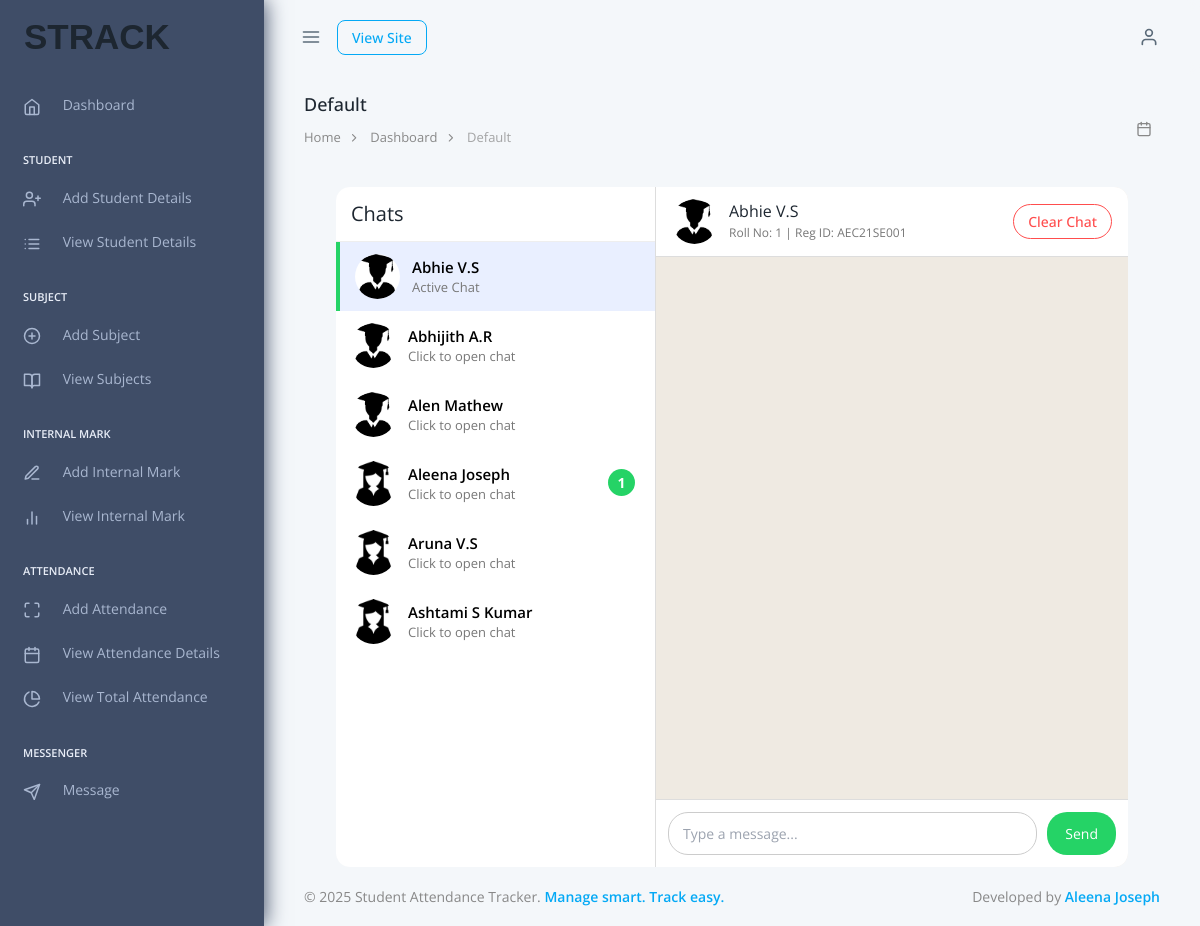
Page /Chatbotpage/5/ on the committed database.
### TeacherApp/models.py (models this page shows, shortened)
class Studentdb(models.Model):
    Student_name = models.CharField(max_length=30, null=True, blank=True)
    Student_rollno = models.IntegerField(null=True, blank=True)
    Student_regid = models.CharField(max_length=30, null=True, blank=True)
    Student_batch = models.CharField(max_length=30, null=True, blank=True)
    Student_sem = models.CharField(max_length=30, null=True, blank=True)
    Student_duration = models.CharField(max_length=30, null=True, blank=True)
    Student_email = models.EmailField(null=True, blank=True)
    Student_phone = models.IntegerField(null=True, blank=True)
    Student_prof = models.ImageField(upload_to="Student Profile Image", null=True, blank=True)
    Student_password = models.CharField(max_length=10, null=True, blank=True)
    Student_confirm = models.CharField(max_length=10, null=True, blank=True)
    class Meta:
        ordering=['Student_rollno']

### TeacherApp/views.py (the view)
# urls.py: path('Chatbotpage/<int:student_id>/', views.Chatbotpage, name="Chatbotpage"),
def Chatbotpage(request, student_id):
    students = Studentdb.objects.all()
    unread_map = {
        item["student"]: item["count"]
        for item in ChatMessage.objects.filter(
            sender="student"
        ).exclude(read_status="read")
        .values("student")
        .annotate(count=Count("id"))
    }
    current_student = Studentdb.objects.get(id=student_id)
    context = {
        "students": students,
        "current_student": current_student,
        "unread_map": unread_map,
    }
    return render(request, "Chatbot.html", context)

### TeacherApp/templatetags/chat_extras.py (called while the page is built)
@register.filter
def get_item(dictionary, key):
    return dictionary.get(key)

### TeacherApp/templates/Chatbot.html (shortened to what this page needs)
{% extends 'index.html' %}
{% load static %}
{% load chat_extras %}
{% block content %}
<link rel="stylesheet" href="{% static 'chatbot/whatsapp.css' %}">
<div class="messenger-wrapper">
    <div class="chat-list">
        <div class="chat-list-header">
            <h4>Chats</h4>
        </div>
        {% for s in students %}
        <a href="{% url 'Chatbotpage' s.id %}"
           class="chat-list-item {% if s.id == current_student.id %}active{% endif %}">
            {% if s.Student_prof %}
                <img src="{{ s.Student_prof.url }}" class="avatar">
            {% else %}
                <img src="{% static 'teacheradmin/assets/images/user/avatar-1.jpg' %}" class="avatar">
            {% endif %}
            <div class="list-info">
                <div class="student-name">{{ s.Student_name }}</div>
                <div class="preview">
                    {% if s.id == current_student.id %}
                        Active Chat
                    {% else %}
                        Click to open chat
                    {% endif %}
                </div>
            </div>
            {% if unread_map|get_item:s.id and s.id != current_student.id %}
                <span class="unread-badge" style="margin:10px;">
                    {{ unread_map|get_item:s.id }}
                </span>
            {% endif %}
        </a>
        {% endfor %}
    </div>
    <div class="chat-window">
        <div class="chat-header">
            {% if current_student.Student_prof %}
                <img src="{{ current_student.Student_prof.url }}" class="avatar">
            {% else %}
                <img src="{% static 'teacheradmin/assets/images/user/avatar-1.jpg' %}" class="avatar">
            {% endif %}
            <div class="header-info">
                <h4>{{ current_student.Student_name }}</h4>
                <small>
                    Roll No: {{ current_student.Student_rollno }} |
                    Reg ID: {{ current_student.Student_regid }}
                </small>
            </div>
            <button id="clearChatBtn"
                    onclick="return confirm('Clear this chat?')"
                    class="clear-btn btn btn-outline-danger" >
                Clear Chat
            </button>
        </div>
        <div id="chat-body" class="chat-body"></div>
        <div class="chat-input">
            <input id="messageBox" placeholder="Type a message...">
            <button id="sendBtn">Send</button>
        </div>
    </div>
</div>
{% endblock %}

### TeacherApp/templates/index.html (shortened to what this page needs)
<!doctype html>
{% load static %}
<html lang="en" data-pc-preset="preset-1" data-pc-sidebar-caption="true" data-pc-direction="ltr" dir="ltr"
      data-pc-theme="light">
<head>
    <link rel="stylesheet" href="{% static 'teacheradmin/assets/fonts/phosphor/duotone/style.css' %}"/>
    <link rel="stylesheet" href="{% static 'teacheradmin/assets/fonts/tabler-icons.min.css' %}"/>
    <link rel="stylesheet" href="{% static 'teacheradmin/assets/fonts/feather.css' %}"/>
    <link rel="stylesheet" href="{% static 'teacheradmin/assets/fonts/fontawesome.css' %}"/>
    <link rel="stylesheet" href="{% static 'teacheradmin/assets/fonts/material.css' %}"/>
    <link rel="stylesheet" href="{% static 'teacheradmin/assets/css/style.css' %}" id="main-style-link"/>
</head>
<body>
<nav class="pc-sidebar">
    <div class="navbar-wrapper">
        <div class="m-header flex items-center py-4 px-6 h-header-height">
            <a href="{% url 'Indexpage' %}" class="b-brand flex items-center gap-3">
                <h1 style="font-size:35px; font-weight:bold; font-family:Arial;">STRACK</h1>
            </a>
        </div>
        <div class="navbar-content h-[calc(100vh_-_74px)] py-2.5">
            <ul class="pc-navbar">
                <li class="pc-item">
                    <a href="{% url 'Indexpage' %}" class="pc-link">
                            <span class="pc-micon">
                                <i data-feather="home"></i>
                            </span>
                        <span class="pc-mtext">Dashboard</span>
                    </a>
                </li>
                <li class="pc-item pc-caption">
                    <label>Student</label>
                </li>
                <li class="pc-item">
                    <a href="{% url 'Addstudentpage' %}" class="pc-link">
                        <span class="pc-micon"><i data-feather="user-plus"></i></span>
                        <span class="pc-mtext">Add Student Details</span>
                    </a>
                </li>
                <li class="pc-item">
                    <a href="{% url 'DisplaystudentPage' %}" class="pc-link">
                        <span class="pc-micon"><i data-feather="list"></i></span>
                        <span class="pc-mtext">View Student Details</span>
                    </a>
                </li>
                <li class="pc-item pc-caption">
                    <label>Subject</label>
                </li>
                <li class="pc-item">
                    <a href="{% url 'AddsubjectPage' %}" class="pc-link">
                        <span class="pc-micon"><i data-feather="plus-circle"></i></span>
                        <span class="pc-mtext">Add Subject</span>
                    </a>
                </li>
                <li class="pc-item">
                    <a href="{% url 'DisplaysubjectPage' %}" class="pc-link">
                        <span class="pc-micon"><i data-feather="book-open"></i></span>
                        <span class="pc-mtext">View Subjects</span>
                    </a>
                </li>
                <li class="pc-item pc-caption">
                    <label>Internal Mark</label>
                </li>
                <li class="pc-item">
                    <a href="{% url 'Addinternalpage' %}" class="pc-link">
                        <span class="pc-micon"><i data-feather="edit-3"></i></span>
                        <span class="pc-mtext">Add Internal Mark</span>
                    </a>
                </li>
                <li class="pc-item">
                    <a href="{% url 'Displayinternal' %}" class="pc-link">
                        <span class="pc-micon"><i data-feather="bar-chart-2"></i></span>
                        <span class="pc-mtext">View Internal Mark</span>
                    </a>
                </li>
                <li class="pc-item pc-caption">
                    <label>Attendance</label>
                </li>
                <li class="pc-item">
                    <a href="{% url 'AttendancePage' %}" class="pc-link">
                        <span class="pc-micon"><i data-feather="maximize"></i></span>
                        <span class="pc-mtext">Add Attendance</span>
                    </a>
                </li>
                <li class="pc-item">
                    <a href="{% url 'Displayattendancepage' %}" class="pc-link">
                        <span class="pc-micon"><i data-feather="calendar"></i></span>
                        <span class="pc-mtext">View Attendance Details</span>
                    </a>
                </li>
                <li class="pc-item">
                    <a href="{% url 'AttendancePercentagePage' %}" class="pc-link">
                        <span class="pc-micon"><i data-feather="pie-chart"></i></span>
                        <span class="pc-mtext">View Total Attendance</span>
                    </a>
                </li>
                <li class="pc-item pc-caption">
                    <label>Messenger</label>
                </li>
                <li class="pc-item">
                    <a href="{% url 'MessengerShortcut' %}" class="pc-link">
                        <span class="pc-micon"><i data-feather="send"></i></span>
                        <span class="pc-mtext">Message</span>
                    </a>
                </li>
            </ul>
        </div>
    </div>
</nav>
<header class="pc-header">
    <div class="header-wrapper flex max-sm:px-[15px] px-[25px] grow">
        <div class="me-auto pc-mob-drp">
            <ul class="inline-flex *:min-h-header-height *:inline-flex *:items-center">
                <li class="pc-h-item pc-sidebar-collapse max-lg:hidden lg:inline-flex">
                    <a href="#" class="pc-head-link ltr:!ml-0 rtl:!mr-0" id="sidebar-hide">
                        <i data-feather="menu"></i>
                    </a>
                </li>
                <li class="dropdown pc-h-item">
                    <a href="{% url 'StudentLoginPage' %}" class="btn btn-outline-primary"
                       style="padding:6px 14px; border-radius:8px;">
                        View Site
                    </a>
                </li>
            </ul>
        </div>
        <div class="ms-auto">
            <ul class="inline-flex *:min-h-header-height *:inline-flex *:items-center">
                <li class="dropdown pc-h-item header-user-profile">
                    <a class="pc-head-link dropdown-toggle arrow-none me-0" data-pc-toggle="dropdown" href="#"
                       role="button"
                       aria-haspopup="false" data-pc-auto-close="outside" aria-expanded="false">
                        <i data-feather="user"></i>
                    </a>
                </li>
            </ul>
        </div>
    </div>
</header>
<div class="pc-container">
    <div class="pc-content">
        <div class="page-header">
            <div class="page-block flex items-center justify-between w-full">
                <div>
                    <div class="page-header-title">
                        <h5 class="mb-3 font-medium">Default</h5>
                    </div>
                    <ul class="breadcrumb">
                        <li class="breadcrumb-item"><a href="{% url 'Indexpage' %}">Home</a></li>
                        <li class="breadcrumb-item"><a href="{% url 'Indexpage' %}">Dashboard</a></li>
                        <li class="breadcrumb-item" aria-current="page">Default</li>
                    </ul>
                </div>
                <div class="flex items-center gap-2">
                    <i data-feather="calendar" class="w-4 h-4"></i>
                </div>
            </div>
        </div>
        <div class="container mt-5">
            {% block content %}{% endblock %}
    </div>
</div>
</div>
<footer class="pc-footer">
    <div class="footer-wrapper container-fluid mx-10">
        <div class="grid grid-cols-12 gap-1.5">
            <div class="col-span-12 sm:col-span-6 my-1">
                <p class="m-0 text-theme-bodycolor dark:text-themedark-bodycolor">
                    © 2025 Student Attendance Tracker.
                    <span class="text-primary-500 font-semibold">Manage smart. Track easy.</span>
                </p>
            </div>
            <div class="col-span-12 sm:col-span-6 my-1 justify-self-end">
                <p class="m-0">
                    Developed by <span class="text-primary-500 font-semibold">Aleena Joseph</span>
                </p>
            </div>
        </div>
    </div>
</footer>
</body>
</html>

### TeacherApp/static/chatbot/whatsapp.css (style rules this page uses)
.messenger-wrapper { display: flex; height: calc(100vh - 120px); background: #f0f2f5; border-radius: 14px; overflow: hidden; }
.chat-list { width: 320px; background: #ffffff; border-right: 1px solid #ddd; overflow-y: auto; }
.chat-list-header { padding: 15px; border-bottom: 1px solid #eee; }
.chat-list-item { position: relative; display: flex; align-items: center; gap: 12px; padding: 12px 15px; text-decoration: none; color: #000; }
.chat-list-item.active { background: #e9efff; border-left: 4px solid #25D366; }
.avatar { width: 45px; height: 45px; border-radius: 50%; object-fit: cover; }
.list-info { flex: 1; }
.student-name { font-size: 15px; font-weight: 600; }
.preview { font-size: 13px; color: #777; }
.unread-badge { position: absolute; top: 10px; right: 10px; width: 27px; height: 27px; background: #25D366; color: #fff; border-radius: 50%; font-size: 14px; font-weight: 700; display: flex; align-items: center; justify-content: center; }
.chat-window { flex: 1; display: flex; flex-direction: column; background: #efeae2; }
.chat-header { display: flex; align-items: center; gap: 12px; padding: 12px 16px; background: #fff; border-bottom: 1px solid #ddd; }
.header-info h4 { margin: 0; font-size: 16px; }
.header-info small { font-size: 12px; color: #777; }
.clear-btn { margin-left: auto; padding: 6px 14px; border-radius: 20px; border: 1px solid #ff4d4d; background: transparent; color: #ff4d4d; cursor: pointer; }
.chat-body { flex: 1; padding: 15px; overflow-y: auto; }
.chat-input { display: flex; gap: 10px; padding: 12px; background: #ffffff; border-top: 1px solid #ddd; }
.chat-input input { flex: 1; padding: 10px 14px; border-radius: 20px; border: 1px solid #ccc; outline: none; }
.chat-input button { padding: 8px 18px; border-radius: 20px; background: #25D366; border: none; color: #fff; cursor: pointer; }

### rows in the picture
Studentdb: Student_prof (picture), Student_name "Abhie V.S", shows "Active Chat", Student_rollno "1", Student_regid "AEC21SE001"
Studentdb: Student_prof (picture), Student_name "Abhijith A.R", shows "Click to open chat"
Studentdb: Student_prof (picture), Student_name "Alen Mathew", shows "Click to open chat"
Studentdb: Student_prof (picture), Student_name "Aleena Joseph", shows "Click to open chat", id "1"
Studentdb: Student_prof (picture), Student_name "Aruna V.S", shows "Click to open chat"
Studentdb: Student_prof (picture), Student_name "Ashtami S Kumar", shows "Click to open chat"
